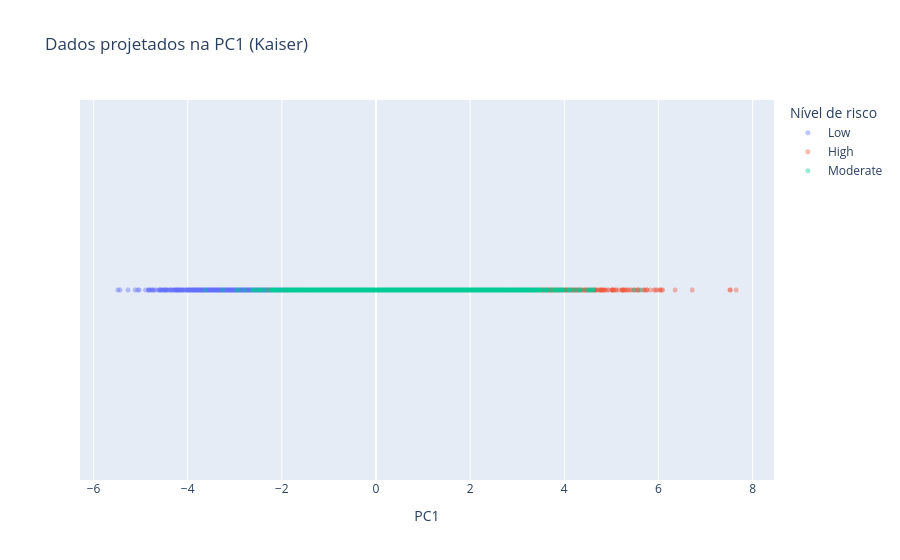
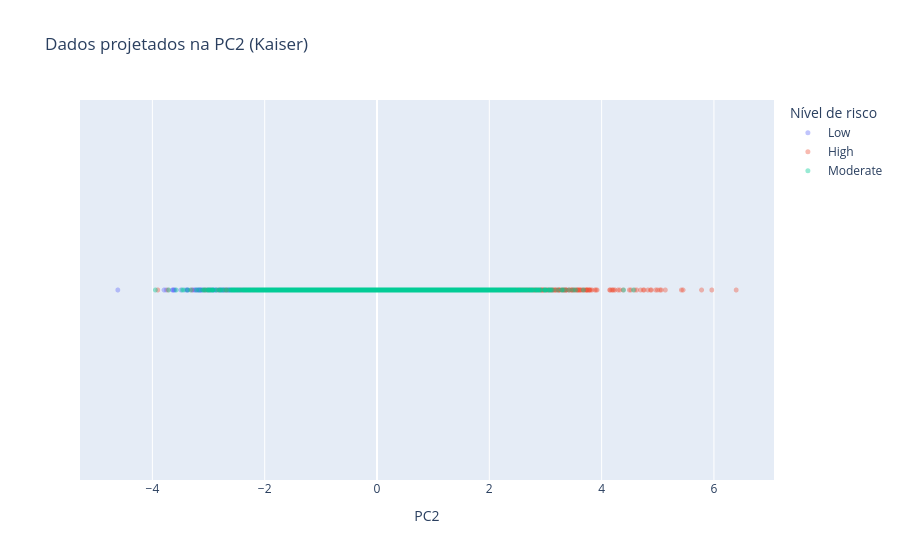
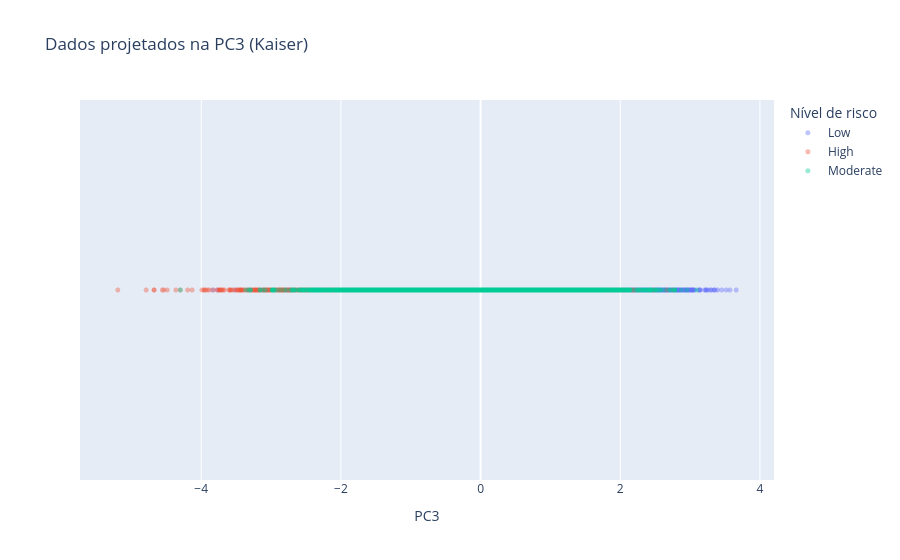

The notebook cell saved with these charts, in order:
### Markdown cell above
# Vamos agora avaliar a dispersão nas mesmas 4 dimens~eos sugeridas pelo critério de Kaiser mas a 1D

### Code cell
# Criar 4 visualizações 1D, uma por componente principal
for i, pc in enumerate(["PC1", "PC2", "PC3", "PC4"]):

    # Eixo x: valores das amostras na componente principal
    # Eixo y: fixo em 0, porque a projeção é unidimensional
    # Cor: nível de risco de diabetes
    fig = px.scatter(
        x=X4D[:, i],
        y=np.zeros(X4D.shape[0]),
        color=df_pca4["risco"],
        labels={
            "x": pc,
            "y": "",
            "color": "Nível de risco"
        },
        title=f"Dados projetados na {pc} (Kaiser)"
    )

    # Ajustar o tamanho e a transparência dos marcadores
    fig.update_traces(marker_size=5, opacity=0.4)

    # Remover o eixo y, que não contém informação
    fig.update_yaxes(
        visible=False,
        showticklabels=False,
        showgrid=False,
        zeroline=False
    )

    fig.show()

### Figure 1 — Plotly figure (JSON) as saved in the notebook; plotly's stock layout.template omitted (floating-point values rounded to 4 significant figures; data arrays with more than 128 entries replaced by an {"elided": "..."} marker saying what was removed)
{"data": [{"hovertemplate": "Nível de risco=Low<br>PC1=%{x}<br>=%{y}<extra></extra>", "legendgroup": "Low", "marker": {"color": "#636efa", "size": 5, "symbol": "circle"}, "mode": "markers", "name": "Low", "opacity": 0.4, "showlegend": true, "type": "scattergl", "x": {"elided": "6324 float values"}, "xaxis": "x", "y": {"elided": "6324 int values"}, "yaxis": "y"}, {"hovertemplate": "Nível de risco=High<br>PC1=%{x}<br>=%{y}<extra></extra>", "legendgroup": "High", "marker": {"color": "#EF553B", "size": 5, "symbol": "circle"}, "mode": "markers", "name": "High", "opacity": 0.4, "showlegend": true, "type": "scattergl", "x": {"elided": "1539 float values"}, "xaxis": "x", "y": {"elided": "1539 int values"}, "yaxis": "y"}, {"hovertemplate": "Nível de risco=Moderate<br>PC1=%{x}<br>=%{y}<extra></extra>", "legendgroup": "Moderate", "marker": {"color": "#00cc96", "size": 5, "symbol": "circle"}, "mode": "markers", "name": "Moderate", "opacity": 0.4, "showlegend": true, "type": "scattergl", "x": {"elided": "2637 float values"}, "xaxis": "x", "y": {"elided": "2637 int values"}, "yaxis": "y"}], "layout": {"legend": {"title": {"text": "Nível de risco"}, "tracegroupgap": 0}, "title": {"text": "Dados projetados na PC1 (Kaiser)"}, "xaxis": {"anchor": "y", "domain": [0, 1], "title": {"text": "PC1"}}, "yaxis": {"anchor": "x", "domain": [0, 1], "showgrid": false, "showticklabels": false, "title": {"text": ""}, "visible": false, "zeroline": false}}}

### Figure 2 — Plotly figure (JSON) as saved in the notebook; plotly's stock layout.template omitted (floating-point values rounded to 4 significant figures; data arrays with more than 128 entries replaced by an {"elided": "..."} marker saying what was removed)
{"data": [{"hovertemplate": "Nível de risco=Low<br>PC2=%{x}<br>=%{y}<extra></extra>", "legendgroup": "Low", "marker": {"color": "#636efa", "size": 5, "symbol": "circle"}, "mode": "markers", "name": "Low", "opacity": 0.4, "showlegend": true, "type": "scattergl", "x": {"elided": "6324 float values"}, "xaxis": "x", "y": {"elided": "6324 int values"}, "yaxis": "y"}, {"hovertemplate": "Nível de risco=High<br>PC2=%{x}<br>=%{y}<extra></extra>", "legendgroup": "High", "marker": {"color": "#EF553B", "size": 5, "symbol": "circle"}, "mode": "markers", "name": "High", "opacity": 0.4, "showlegend": true, "type": "scattergl", "x": {"elided": "1539 float values"}, "xaxis": "x", "y": {"elided": "1539 int values"}, "yaxis": "y"}, {"hovertemplate": "Nível de risco=Moderate<br>PC2=%{x}<br>=%{y}<extra></extra>", "legendgroup": "Moderate", "marker": {"color": "#00cc96", "size": 5, "symbol": "circle"}, "mode": "markers", "name": "Moderate", "opacity": 0.4, "showlegend": true, "type": "scattergl", "x": {"elided": "2637 float values"}, "xaxis": "x", "y": {"elided": "2637 int values"}, "yaxis": "y"}], "layout": {"legend": {"title": {"text": "Nível de risco"}, "tracegroupgap": 0}, "title": {"text": "Dados projetados na PC2 (Kaiser)"}, "xaxis": {"anchor": "y", "domain": [0, 1], "title": {"text": "PC2"}}, "yaxis": {"anchor": "x", "domain": [0, 1], "showgrid": false, "showticklabels": false, "title": {"text": ""}, "visible": false, "zeroline": false}}}

### Figure 3 — Plotly figure (JSON) as saved in the notebook; plotly's stock layout.template omitted (floating-point values rounded to 4 significant figures; data arrays with more than 128 entries replaced by an {"elided": "..."} marker saying what was removed)
{"data": [{"hovertemplate": "Nível de risco=Low<br>PC3=%{x}<br>=%{y}<extra></extra>", "legendgroup": "Low", "marker": {"color": "#636efa", "size": 5, "symbol": "circle"}, "mode": "markers", "name": "Low", "opacity": 0.4, "showlegend": true, "type": "scattergl", "x": {"elided": "6324 float values"}, "xaxis": "x", "y": {"elided": "6324 int values"}, "yaxis": "y"}, {"hovertemplate": "Nível de risco=High<br>PC3=%{x}<br>=%{y}<extra></extra>", "legendgroup": "High", "marker": {"color": "#EF553B", "size": 5, "symbol": "circle"}, "mode": "markers", "name": "High", "opacity": 0.4, "showlegend": true, "type": "scattergl", "x": {"elided": "1539 float values"}, "xaxis": "x", "y": {"elided": "1539 int values"}, "yaxis": "y"}, {"hovertemplate": "Nível de risco=Moderate<br>PC3=%{x}<br>=%{y}<extra></extra>", "legendgroup": "Moderate", "marker": {"color": "#00cc96", "size": 5, "symbol": "circle"}, "mode": "markers", "name": "Moderate", "opacity": 0.4, "showlegend": true, "type": "scattergl", "x": {"elided": "2637 float values"}, "xaxis": "x", "y": {"elided": "2637 int values"}, "yaxis": "y"}], "layout": {"legend": {"title": {"text": "Nível de risco"}, "tracegroupgap": 0}, "title": {"text": "Dados projetados na PC3 (Kaiser)"}, "xaxis": {"anchor": "y", "domain": [0, 1], "title": {"text": "PC3"}}, "yaxis": {"anchor": "x", "domain": [0, 1], "showgrid": false, "showticklabels": false, "title": {"text": ""}, "visible": false, "zeroline": false}}}
